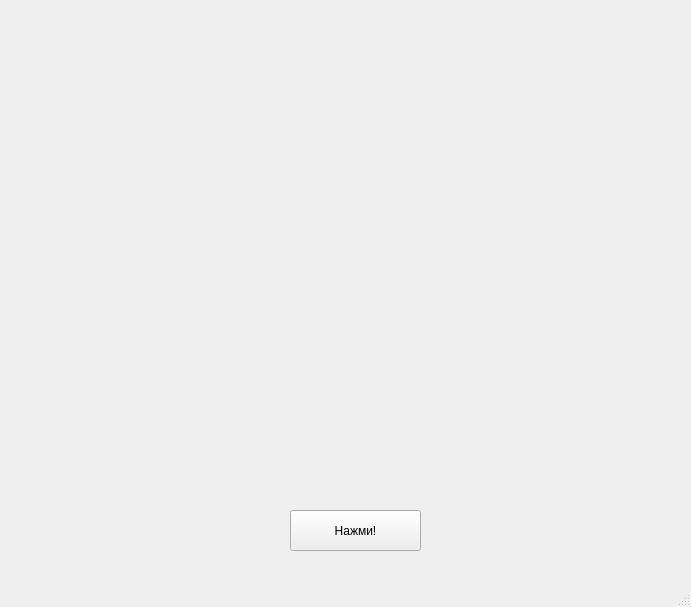
<?xml version="1.0" encoding="UTF-8"?>
<ui version="4.0">
 <class>MainWindow</class>
 <widget class="QMainWindow" name="MainWindow">
  <property name="geometry">
   <rect>
    <x>0</x>
    <y>0</y>
    <width>691</width>
    <height>607</height>
   </rect>
  </property>
  <property name="windowTitle">
   <string>MainWindow</string>
  </property>
  <widget class="QWidget" name="centralwidget">
   <widget class="QPushButton" name="pushButton">
    <property name="geometry">
     <rect>
      <x>290</x>
      <y>510</y>
      <width>131</width>
      <height>41</height>
     </rect>
    </property>
    <property name="text">
     <string>Нажми!</string>
    </property>
   </widget>
  </widget>
  <widget class="QMenuBar" name="menubar">
   <property name="geometry">
    <rect>
     <x>0</x>
     <y>0</y>
     <width>691</width>
     <height>21</height>
    </rect>
   </property>
  </widget>
  <widget class="QStatusBar" name="statusbar"/>
 </widget>
 <resources/>
 <connections/>
</ui>
